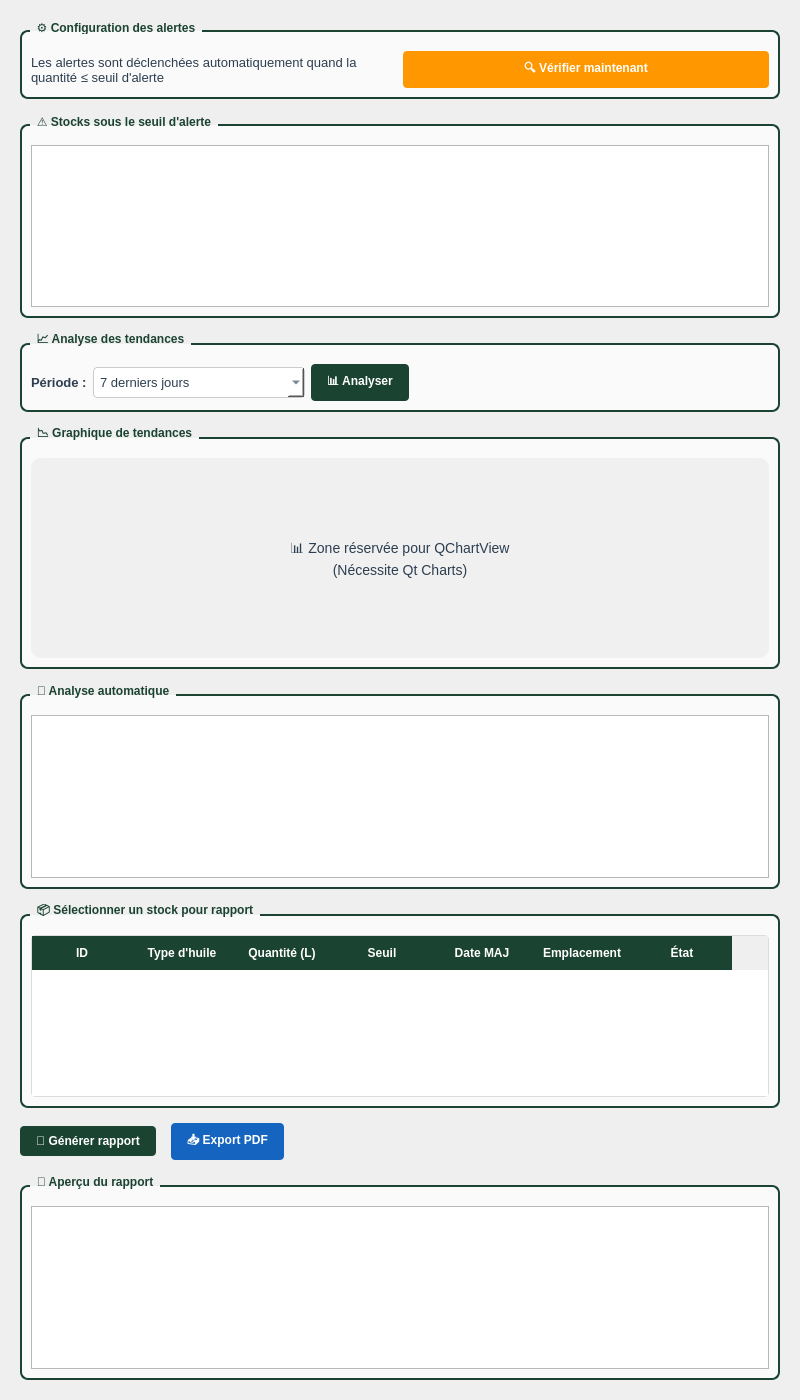
          <widget class="QWidget" name="scrollContentAlertesTendances">
           <property name="geometry">
            <rect>
             <x>0</x>
             <y>0</y>
             <width>800</width>
             <height>1400</height>
            </rect>
           </property>
           <layout class="QVBoxLayout" name="layoutScrollAlertesTendances">
            <property name="leftMargin">
             <number>20</number>
            </property>
            <property name="topMargin">
             <number>20</number>
            </property>
            <property name="rightMargin">
             <number>20</number>
            </property>
            <property name="bottomMargin">
             <number>20</number>
            </property>
            <property name="spacing">
             <number>15</number>
            </property>
            <item>
             <widget class="QGroupBox" name="groupConfigAlertes">
              <property name="styleSheet">
               <string notr="true">QGroupBox {
    font-weight: bold;
    border: 2px solid #1B4332;
    border-radius: 8px;
    margin-top: 10px;
    padding-top: 10px;
    background-color: #fafafa;
}
QGroupBox::title {
    subcontrol-origin: margin;
    left: 10px;
    padding: 0 5px;
    color: #1B4332;
}</string>
              </property>
              <property name="title">
               <string>⚙️ Configuration des alertes</string>
              </property>
              <layout class="QHBoxLayout" name="layoutConfigAlertes">
               <item>
                <widget class="QLabel" name="labelSeuilDefini">
                 <property name="styleSheet">
                  <string notr="true">color: #2c3e50; font-size: 13px;</string>
                 </property>
                 <property name="text">
                  <string>Les alertes sont déclenchées automatiquement quand la quantité ≤ seuil d'alerte</string>
                 </property>
                 <property name="wordWrap">
                  <bool>true</bool>
                 </property>
                </widget>
               </item>
               <item>
                <widget class="QPushButton" name="btnVerifierAlertes">
                 <property name="styleSheet">
                  <string notr="true">QPushButton {
    background-color: #ff9800;
    color: white;
    border: none;
    padding: 8px 16px;
    border-radius: 4px;
    font-weight: bold;
}
QPushButton:hover {
    background-color: #ffa726;
}</string>
                 </property>
                 <property name="text">
                  <string>🔍 Vérifier maintenant</string>
                 </property>
                </widget>
               </item>
              </layout>
             </widget>
            </item>
            <item>
             <widget class="QGroupBox" name="groupStocksSousSeuil">
              <property name="styleSheet">
               <string notr="true">QGroupBox {
    font-weight: bold;
    border: 2px solid #1B4332;
    border-radius: 8px;
    margin-top: 10px;
    padding-top: 10px;
    background-color: #fafafa;
}
QGroupBox::title {
    subcontrol-origin: margin;
    left: 10px;
    padding: 0 5px;
    color: #1B4332;
}</string>
              </property>
              <property name="title">
               <string>⚠️ Stocks sous le seuil d'alerte</string>
              </property>
              <layout class="QVBoxLayout" name="layoutStocksSousSeuil">
               <item>
                <widget class="QListWidget" name="listStocksSousSeuil">
                 <property name="styleSheet">
                  <string notr="true">QListWidget::item { padding: 10px; font-size: 14px; color: #2c3e50; }</string>
                 </property>
                </widget>
               </item>
              </layout>
             </widget>
            </item>
            <item>
             <widget class="QGroupBox" name="groupOptionsTendances">
              <property name="styleSheet">
               <string notr="true">QGroupBox {
    font-weight: bold;
    border: 2px solid #1B4332;
    border-radius: 8px;
    margin-top: 10px;
    padding-top: 10px;
    background-color: #fafafa;
}
QGroupBox::title {
    subcontrol-origin: margin;
    left: 10px;
    padding: 0 5px;
    color: #1B4332;
}</string>
              </property>
              <property name="title">
               <string>📈 Analyse des tendances</string>
              </property>
              <layout class="QHBoxLayout" name="layoutOptionsTendances">
               <item>
                <widget class="QLabel" name="labelPeriode">
                 <property name="styleSheet">
                  <string notr="true">color: #2c3e50; font-size: 13px; font-weight: 600;</string>
                 </property>
                 <property name="text">
                  <string>Période :</string>
                 </property>
                </widget>
               </item>
               <item>
                <widget class="QComboBox" name="comboPeriode">
                 <property name="styleSheet">
                  <string notr="true">QComboBox {
    border: 1px solid #ccc;
    border-radius: 4px;
    padding: 6px;
    background: white;
    color: #2c3e50;
    font-size: 13px;
    min-width: 180px;
}</string>
                 </property>
                 <item>
                  <property name="text">
                   <string>7 derniers jours</string>
                  </property>
                 </item>
                 <item>
                  <property name="text">
                   <string>30 derniers jours</string>
                  </property>
                 </item>
                 <item>
                  <property name="text">
                   <string>3 derniers mois</string>
                  </property>
                 </item>
                 <item>
                  <property name="text">
                   <string>Cette année</string>
                  </property>
                 </item>
                </widget>
               </item>
               <item>
                <widget class="QPushButton" name="btnAnalyserTendances">
                 <property name="styleSheet">
                  <string notr="true">QPushButton {
    background-color: #1B4332;
    color: white;
    border: none;
    padding: 8px 16px;
    border-radius: 4px;
    font-weight: bold;
}
QPushButton:hover {
    background-color: #234E3E;
}</string>
                 </property>
                 <property name="text">
                  <string>📊 Analyser</string>
                 </property>
                </widget>
               </item>
               <item>
                <spacer name="horizontalSpacer_8">
                 <property name="orientation">
                  <enum>Qt::Horizontal</enum>
                 </property>
                 <property name="sizeHint" stdset="0">
                  <size>
                   <width>40</width>
                   <height>20</height>
                  </size>
                 </property>
                </spacer>
               </item>
              </layout>
             </widget>
            </item>
            <item>
             <widget class="QGroupBox" name="groupGraphique">
              <property name="styleSheet">
               <string notr="true">QGroupBox {
    font-weight: bold;
    border: 2px solid #1B4332;
    border-radius: 8px;
    margin-top: 10px;
    padding-top: 10px;
    background-color: #fafafa;
}
QGroupBox::title {
    subcontrol-origin: margin;
    left: 10px;
    padding: 0 5px;
    color: #1B4332;
}</string>
              </property>
              <property name="title">
               <string>📉 Graphique de tendances</string>
              </property>
              <layout class="QVBoxLayout" name="layoutGraphique">
               <item>
                <widget class="QLabel" name="labelPlaceholderChart">
                 <property name="minimumSize">
                  <size>
                   <width>0</width>
                   <height>200</height>
                  </size>
                 </property>
                 <property name="styleSheet">
                  <string notr="true">background: #f0f0f0; padding: 50px; border-radius: 10px; color: #2c3e50; font-size: 14px;</string>
                 </property>
                 <property name="text">
                  <string>📊 Zone réservée pour QChartView
(Nécessite Qt Charts)</string>
                 </property>
                 <property name="alignment">
                  <set>Qt::AlignCenter</set>
                 </property>
                </widget>
               </item>
              </layout>
             </widget>
            </item>
            <item>
             <widget class="QGroupBox" name="groupAnalyseAuto">
              <property name="styleSheet">
               <string notr="true">QGroupBox {
    font-weight: bold;
    border: 2px solid #1B4332;
    border-radius: 8px;
    margin-top: 10px;
    padding-top: 10px;
    background-color: #fafafa;
}
QGroupBox::title {
    subcontrol-origin: margin;
    left: 10px;
    padding: 0 5px;
    color: #1B4332;
}</string>
              </property>
              <property name="title">
               <string>📝 Analyse automatique</string>
              </property>
              <layout class="QVBoxLayout" name="layoutAnalyseAuto">
               <item>
                <widget class="QTextEdit" name="textAnalyseTendances">
                 <property name="styleSheet">
                  <string notr="true">color: #2c3e50; font-size: 13px;</string>
                 </property>
                 <property name="readOnly">
                  <bool>true</bool>
                 </property>
                </widget>
               </item>
              </layout>
             </widget>
            </item>
            <item>
             <widget class="QGroupBox" name="groupSelectionRapport">
              <property name="styleSheet">
               <string notr="true">QGroupBox {
    font-weight: bold;
    border: 2px solid #1B4332;
    border-radius: 8px;
    margin-top: 10px;
    padding-top: 10px;
    background-color: #fafafa;
}
QGroupBox::title {
    subcontrol-origin: margin;
    left: 10px;
    padding: 0 5px;
    color: #1B4332;
}</string>
              </property>
              <property name="title">
               <string>📦 Sélectionner un stock pour rapport</string>
              </property>
              <layout class="QVBoxLayout" name="layoutSelectionRapport">
               <item>
                <widget class="QTableWidget" name="tableRapportSelection">
                 <property name="maximumSize">
                  <size>
                   <width>16777215</width>
                   <height>200</height>
                  </size>
                 </property>
                 <property name="styleSheet">
                  <string notr="true">QTableWidget {
    border: 1px solid #ddd;
    border-radius: 4px;
    gridline-color: #e0e0e0;
}
QHeaderView::section {
    background-color: #1B4332;
    color: white;
    padding: 8px;
    border: none;
    font-weight: bold;
}</string>
                 </property>
                 <property name="alternatingRowColors">
                  <bool>true</bool>
                 </property>
                 <property name="selectionBehavior">
                  <enum>QAbstractItemView::SelectRows</enum>
                 </property>
                 <column>
                  <property name="text">
                   <string>ID</string>
                  </property>
                 </column>
                 <column>
                  <property name="text">
                   <string>Type d'huile</string>
                  </property>
                 </column>
                 <column>
                  <property name="text">
                   <string>Quantité (L)</string>
                  </property>
                 </column>
                 <column>
                  <property name="text">
                   <string>Seuil</string>
                  </property>
                 </column>
                 <column>
                  <property name="text">
                   <string>Date MAJ</string>
                  </property>
                 </column>
                 <column>
                  <property name="text">
                   <string>Emplacement</string>
                  </property>
                 </column>
                 <column>
                  <property name="text">
                   <string>État</string>
                  </property>
                 </column>
                </widget>
               </item>
              </layout>
             </widget>
            </item>
            <item>
             <layout class="QHBoxLayout" name="layoutBtnRapport">
              <item>
               <widget class="QPushButton" name="btnGenererRapport">
                <property name="styleSheet">
                 <string notr="true">QPushButton {
    background-color: #1B4332;
    color: white;
    border: none;
    padding: 8px 16px;
    border-radius: 4px;
    font-weight: bold;
}
QPushButton:hover {
    background-color: #234E3E;
}</string>
                </property>
                <property name="text">
                 <string>📄 Générer rapport</string>
                </property>
               </widget>
              </item>
              <item>
               <widget class="QPushButton" name="btnExportRapportPDF">
                <property name="styleSheet">
                 <string notr="true">QPushButton {
    background-color: #1565c0;
    color: white;
    border: none;
    padding: 8px 16px;
    border-radius: 4px;
    font-weight: bold;
}
QPushButton:hover {
    background-color: #1976d2;
}</string>
                </property>
                <property name="text">
                 <string>📥 Export PDF</string>
                </property>
               </widget>
              </item>
              <item>
               <spacer name="horizontalSpacer_9">
                <property name="orientation">
                 <enum>Qt::Horizontal</enum>
                </property>
                <property name="sizeHint" stdset="0">
                 <size>
                  <width>40</width>
                  <height>20</height>
                 </size>
                </property>
               </spacer>
              </item>
             </layout>
            </item>
            <item>
             <widget class="QGroupBox" name="groupApercuRapport">
              <property name="styleSheet">
               <string notr="true">QGroupBox {
    font-weight: bold;
    border: 2px solid #1B4332;
    border-radius: 8px;
    margin-top: 10px;
    padding-top: 10px;
    background-color: #fafafa;
}
QGroupBox::title {
    subcontrol-origin: margin;
    left: 10px;
    padding: 0 5px;
    color: #1B4332;
}</string>
              </property>
              <property name="title">
               <string>📝 Aperçu du rapport</string>
              </property>
              <layout class="QVBoxLayout" name="layoutApercuRapport">
               <item>
                <widget class="QTextEdit" name="textApercuRapport">
                 <property name="styleSheet">
                  <string notr="true">color: #2c3e50; font-size: 13px;</string>
                 </property>
                 <property name="readOnly">
                  <bool>true</bool>
                 </property>
                </widget>
               </item>
              </layout>
             </widget>
            </item>
           </layout>
          </widget>
